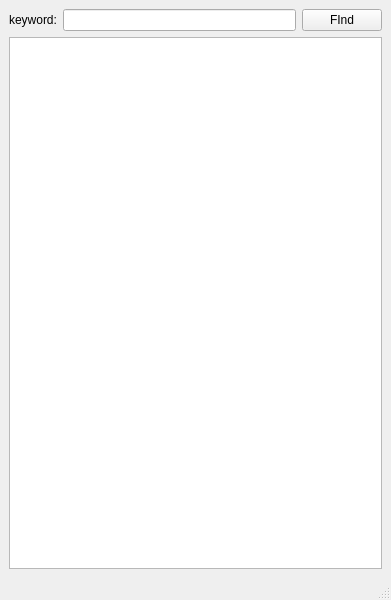
<?xml version="1.0" encoding="UTF-8"?>
<ui version="4.0">
 <class>textFinder</class>
 <widget class="QMainWindow" name="textFinder">
  <property name="geometry">
   <rect>
    <x>0</x>
    <y>0</y>
    <width>391</width>
    <height>600</height>
   </rect>
  </property>
  <property name="windowTitle">
   <string>textFinder</string>
  </property>
  <widget class="QWidget" name="centralwidget">
   <layout class="QVBoxLayout" name="verticalLayout">
    <item>
     <layout class="QHBoxLayout" name="horizontalLayout">
      <item>
       <widget class="QLabel" name="label">
        <property name="text">
         <string>keyword:</string>
        </property>
       </widget>
      </item>
      <item>
       <widget class="QLineEdit" name="lineEdit"/>
      </item>
      <item>
       <widget class="QPushButton" name="findButton">
        <property name="text">
         <string>FInd</string>
        </property>
       </widget>
      </item>
     </layout>
    </item>
    <item>
     <widget class="QTextEdit" name="textEdit"/>
    </item>
   </layout>
  </widget>
  <widget class="QMenuBar" name="menubar">
   <property name="geometry">
    <rect>
     <x>0</x>
     <y>0</y>
     <width>391</width>
     <height>20</height>
    </rect>
   </property>
  </widget>
  <widget class="QStatusBar" name="statusbar"/>
 </widget>
 <resources/>
 <connections/>
</ui>
